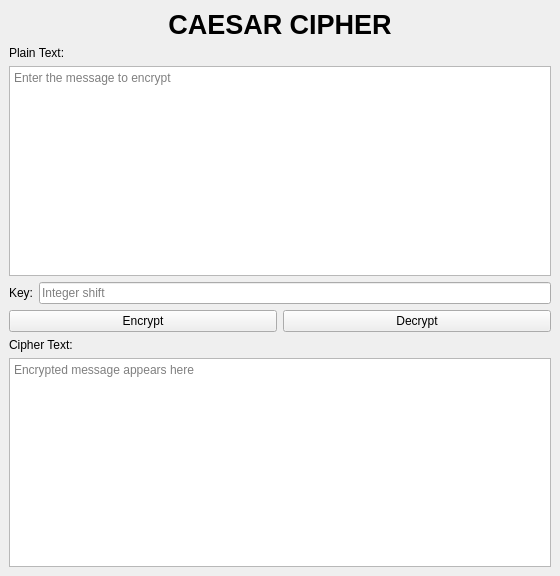
<?xml version="1.0" encoding="UTF-8"?>
<ui version="4.0">
 <class>CaesarMainWindow</class>
 <widget class="QMainWindow" name="CaesarMainWindow">
  <property name="geometry">
   <rect>
    <x>0</x>
    <y>0</y>
    <width>560</width>
    <height>576</height>
   </rect>
  </property>
  <property name="minimumSize">
   <size>
    <width>560</width>
    <height>500</height>
   </size>
  </property>
  <property name="windowTitle">
   <string>Caesar Cipher</string>
  </property>
  <widget class="QWidget" name="centralwidget">
   <layout class="QVBoxLayout" name="verticalLayout">
    <item>
     <widget class="QLabel" name="lbl_title">
      <property name="styleSheet">
       <string>font-size: 20pt; font-weight: bold;</string>
      </property>
      <property name="text">
       <string>CAESAR CIPHER</string>
      </property>
      <property name="alignment">
       <set>Qt::AlignCenter</set>
      </property>
     </widget>
    </item>
    <item>
     <widget class="QLabel" name="lbl_plain_text">
      <property name="text">
       <string>Plain Text:</string>
      </property>
     </widget>
    </item>
    <item>
     <widget class="QTextEdit" name="txt_plain_text">
      <property name="placeholderText">
       <string>Enter the message to encrypt</string>
      </property>
     </widget>
    </item>
    <item>
     <layout class="QHBoxLayout" name="keyLayout">
      <item>
       <widget class="QLabel" name="lbl_key">
        <property name="text">
         <string>Key:</string>
        </property>
       </widget>
      </item>
      <item>
       <widget class="QLineEdit" name="txt_key">
        <property name="placeholderText">
         <string>Integer shift</string>
        </property>
       </widget>
      </item>
     </layout>
    </item>
    <item>
     <layout class="QHBoxLayout" name="buttonLayout">
      <item>
       <widget class="QPushButton" name="btn_encrypt">
        <property name="text">
         <string>Encrypt</string>
        </property>
       </widget>
      </item>
      <item>
       <widget class="QPushButton" name="btn_decrypt">
        <property name="text">
         <string>Decrypt</string>
        </property>
       </widget>
      </item>
     </layout>
    </item>
    <item>
     <widget class="QLabel" name="lbl_cipher_text">
      <property name="text">
       <string>Cipher Text:</string>
      </property>
     </widget>
    </item>
    <item>
     <widget class="QTextEdit" name="txt_cipher_text">
      <property name="placeholderText">
       <string>Encrypted message appears here</string>
      </property>
     </widget>
    </item>
   </layout>
  </widget>
 </widget>
 <resources/>
 <connections/>
</ui>
